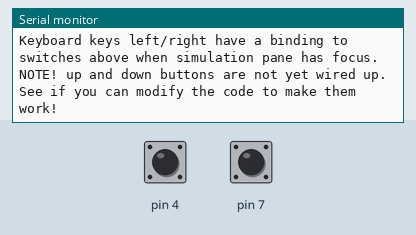
Recording of a sketch running on a simulated Arduino Nano, built with avr-gcc and run on an emulated ATmega328P. Shown: the last lines printed to the serial monitor. The test bench sets the inputs (shaded band); at power-on: pin 4 HIGH, pin 7 HIGH.

Above: at 1.2 s.
1.3 s: pin 4 pulled LOW for 0.15 s
At 2.2 s:
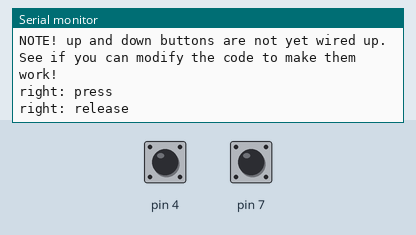
2.9 s: pin 7 pulled LOW for 0.15 s
At 4.2 s:
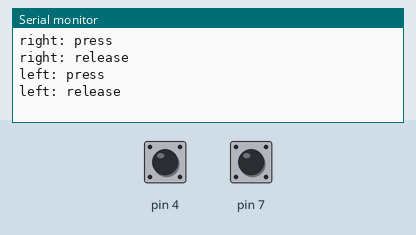
4.5 s: pin 4 pulled LOW for 1 s
At 5.0 s:
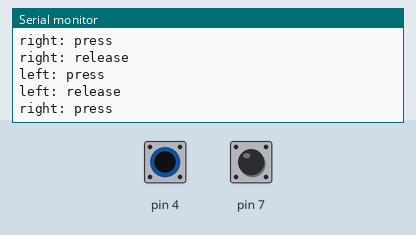
7.0 s: pin 7 pulled LOW for 1 s
At 7.5 s:
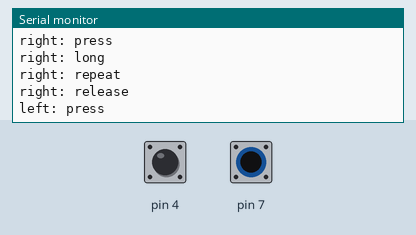

The sketch:

button-simple-1.ino
```cpp
#include <assert.h>
#include "ButtonSm.h"


////////////////////////////////////////////////////////////////////////////////
// global vars
////////////////////////////////////////////////////////////////////////////////

// button state machines
static ButtonSm left_button;
static ButtonSm right_button;

// Millisecond time when loop() was ran last.
// This is used to calculate the elapsed time between loops.
// Tracking this value here instead of inside of each button state machine
// allows us to save some RAM. Important if you have lots of buttons.
// You could easily add this to the button state machine if you prefer.
static uint32_t last_loop_ms = 0;


////////////////////////////////////////////////////////////////////////////////
// functions
////////////////////////////////////////////////////////////////////////////////

void setup()
{
  Serial.begin(115200);
  Serial.println(F("Keyboard keys left/right have a binding to switches above when simulation pane has focus."));
  Serial.println(F("NOTE! up and down buttons are not yet wired up."));
  Serial.println(F("See if you can modify the code to make them work!"));
  Serial.println();

  setup_button(&left_button, 7);
  setup_button(&right_button, 4);
}


/**
 * Setup the button state machine and pin.
 */
static void setup_button(ButtonSm * button_sm, uint8_t pin)
{
  pinMode(pin, INPUT_PULLUP);

  ButtonSm_ctor(button_sm);  // construct button state machine
  button_sm->vars.pin = pin;
  ButtonSm_start(button_sm);
}


void loop()
{
  // calculate milliseconds since the last time our loop ran.
  const uint32_t now_ms = millis();
  const uint32_t elapsed_time_ms = now_ms - last_loop_ms;
  last_loop_ms = now_ms;

  // update buttons
  update_button(&left_button, elapsed_time_ms);
  update_button(&right_button, elapsed_time_ms);

  // check for and print button events
  print_button_events(&left_button, "left");
  print_button_events(&right_button, "right");

  delay(10);  // a small delay eases simulation CPU usage.
}


/**
 * Reads button pin, updates button state machine and timer.
 */
static void update_button(ButtonSm * button_sm, uint32_t elapsed_time_ms)
{
  // read pin status and set input to state machine
  const uint8_t pin = button_sm->vars.pin;
  button_sm->vars.input_active = (digitalRead(pin) == LOW);

  // update button timer
  button_sm->vars.timer_ms += elapsed_time_ms;

  // run state machine
  ButtonSm_dispatch_event(button_sm, ButtonSm_EventId_DO);
}


/**
 * Checks if a button event occurred, clears the event and prints it to serial.
 */
static void print_button_events(ButtonSm * sm, const char *button_name)
{
  if (sm->vars.output_press_event)
  {
    sm->vars.output_press_event = false;
    print_button_event(button_name, "press");
  }

  if (sm->vars.output_long_event)
  {
    sm->vars.output_long_event = false;
    print_button_event(button_name, "long");
  }

  if (sm->vars.output_repeat_event)
  {
    sm->vars.output_repeat_event = false;
    print_button_event(button_name, "repeat");
  }

  if (sm->vars.output_release_event)
  {
    sm->vars.output_release_event = false;
    print_button_event(button_name, "release");
    Serial.println();
  }
}


/**
 * Simply prints button and event to serial.
 */
static void print_button_event(const char *button_name, const char *event)
{
  Serial.print(button_name);
  Serial.print(": ");
  Serial.print(event);
  Serial.println("");
}
```

ButtonSm.h
```cpp
// Autogenerated with StateSmith 0.11.2-alpha+4a4e30018e9a371124530fa96cf2ba3322b80459.
// Algorithm: Balanced1. See https://github.com/StateSmith/StateSmith/wiki/Algorithms

#pragma once
#include <stdint.h>

#include <stdint.h> // for state machine variables

typedef enum ButtonSm_EventId
{
    ButtonSm_EventId_DO = 0, // The `do` event is special. State event handlers do not consume this event (ancestors all get it too) unless a transition occurs.
} ButtonSm_EventId;

enum
{
    ButtonSm_EventIdCount = 1
};

typedef enum ButtonSm_StateId
{
    ButtonSm_StateId_ROOT = 0,
    ButtonSm_StateId_PRESSED_DEBOUNCE = 1,
    ButtonSm_StateId_PRESSED_STABLE = 2,
    ButtonSm_StateId_CONFIRM_LONG = 3,
    ButtonSm_StateId_PRESSED_LONG = 4,
    ButtonSm_StateId_PRESSED_REPEAT = 5,
    ButtonSm_StateId_RELEASED_DEBOUNCE = 6,
    ButtonSm_StateId_RELEASED_STABLE = 7,
} ButtonSm_StateId;

enum
{
    ButtonSm_StateIdCount = 8
};


// Generated state machine
// forward declaration
typedef struct ButtonSm ButtonSm;

// State machine variables. Can be used for inputs, outputs, user variables...
typedef struct ButtonSm_Vars
{
    // you need to add your loop time to this variable in your main loop.
    // max time is 65535 ms.
    uint16_t timer_ms;

    // set to 1 when button is detected as active.
    uint8_t input_active: 1;

    // read and clear event flags in your main loop.
    uint8_t output_release_event: 1;
    uint8_t output_press_event: 1;
    uint8_t output_long_event: 1;
    uint8_t output_repeat_event: 1;

    // read these flags in your main loop, but don't clear them.
    // they are cleared automatically.
    uint8_t output_press: 1;
    uint8_t output_long: 1;
    uint8_t output_repeat: 1;

    // not used by state machine, but this is a convenient place to store the pin number
    uint8_t pin;
} ButtonSm_Vars;


// event handler type
typedef void (*ButtonSm_Func)(ButtonSm* sm);

// State machine constructor. Must be called before start or dispatch event functions. Not thread safe.
void ButtonSm_ctor(ButtonSm* sm);

// Starts the state machine. Must be called before dispatching events. Not thread safe.
void ButtonSm_start(ButtonSm* sm);

// Dispatches an event to the state machine. Not thread safe.
void ButtonSm_dispatch_event(ButtonSm* sm, ButtonSm_EventId event_id);

// Thread safe.
char const * ButtonSm_state_id_to_string(ButtonSm_StateId id);

// Thread safe.
char const * ButtonSm_event_id_to_string(ButtonSm_EventId id);

// Generated state machine
struct ButtonSm
{
    // Used internally by state machine. Feel free to inspect, but don't modify.
    ButtonSm_StateId state_id;

    // Used internally by state machine. Don't modify.
    ButtonSm_Func ancestor_event_handler;

    // Used internally by state machine. Don't modify.
    ButtonSm_Func current_event_handlers[ButtonSm_EventIdCount];

    // Used internally by state machine. Don't modify.
    ButtonSm_Func current_state_exit_handler;

    // Variables. Can be used for inputs, outputs, user variables...
    ButtonSm_Vars vars;
};
```

Source omitted: ButtonSm.cpp (19938 bytes)

Measured:
- after the input at 1.3 s, the serial monitor: prints a new line at once (image 1)
- after the input at 2.9 s, the serial monitor: prints a new line at once (image 2)
- after the input at 4.5 s, the serial monitor: prints a new line at once (image 3)
- after the input at 7.0 s, the serial monitor: prints a new line at once (image 4)
